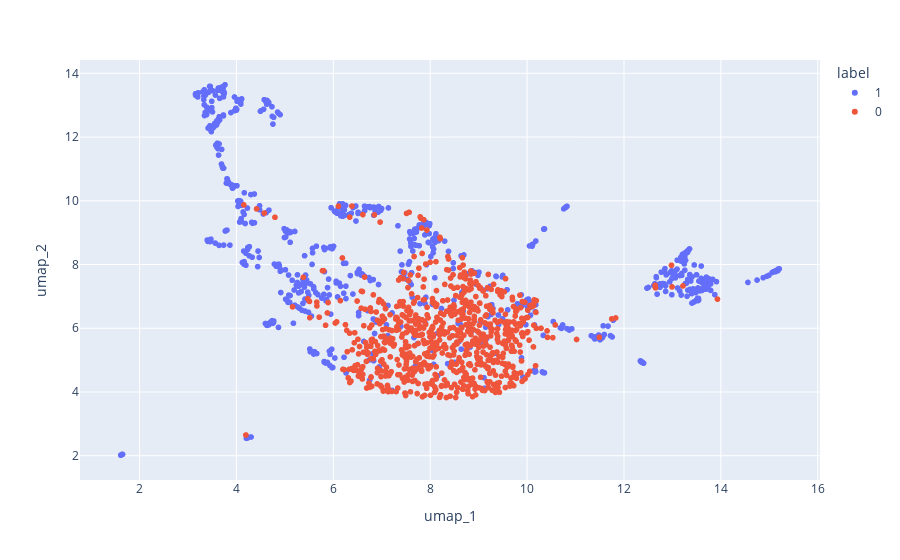

This figure's notebook cell:
### Code cell
from umap import UMAP

umap = UMAP(n_components=2)
X_umap = umap.fit_transform(X)

df_peptides_umap = pd.DataFrame(X_umap, columns=['umap_1','umap_2'])
df_peptides_umap['label'] = y.astype(str)

ex.scatter(df_peptides_umap, x='umap_1', y='umap_2', color='label')

### Figure 1 — Plotly figure (JSON) as saved in the notebook; plotly's stock layout.template omitted (floating-point values rounded to 4 significant figures; data arrays with more than 128 entries replaced by an {"elided": "..."} marker saying what was removed)
{"data": [{"hovertemplate": "label=1<br>umap_1=%{x}<br>umap_2=%{y}<extra></extra>", "legendgroup": "1", "marker": {"color": "#636efa", "symbol": "circle"}, "mode": "markers", "name": "1", "showlegend": true, "type": "scattergl", "x": {"elided": "776 float values"}, "xaxis": "x", "y": {"elided": "776 float values"}, "yaxis": "y"}, {"hovertemplate": "label=0<br>umap_1=%{x}<br>umap_2=%{y}<extra></extra>", "legendgroup": "0", "marker": {"color": "#EF553B", "symbol": "circle"}, "mode": "markers", "name": "0", "showlegend": true, "type": "scattergl", "x": {"elided": "776 float values"}, "xaxis": "x", "y": {"elided": "776 float values"}, "yaxis": "y"}], "layout": {"legend": {"title": {"text": "label"}, "tracegroupgap": 0}, "margin": {"t": 60}, "xaxis": {"anchor": "y", "domain": [0, 1], "title": {"text": "umap_1"}}, "yaxis": {"anchor": "x", "domain": [0, 1], "title": {"text": "umap_2"}}}}
